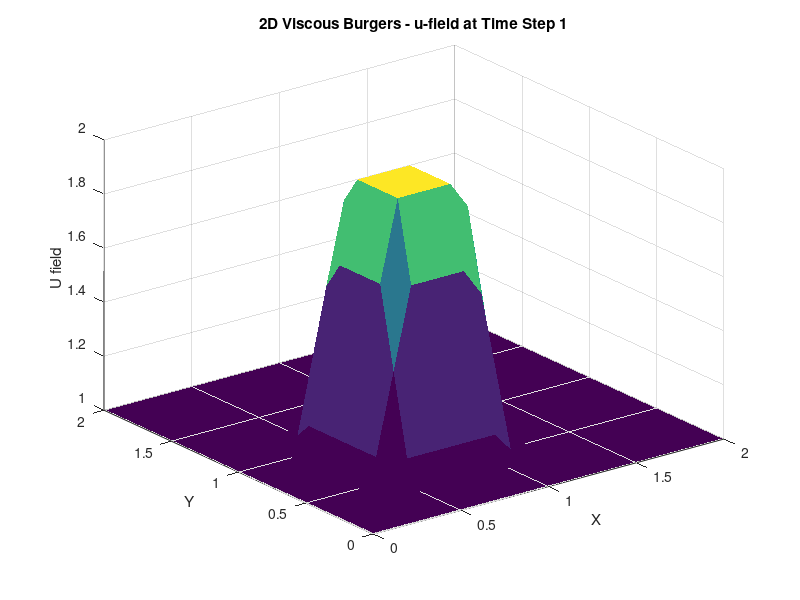
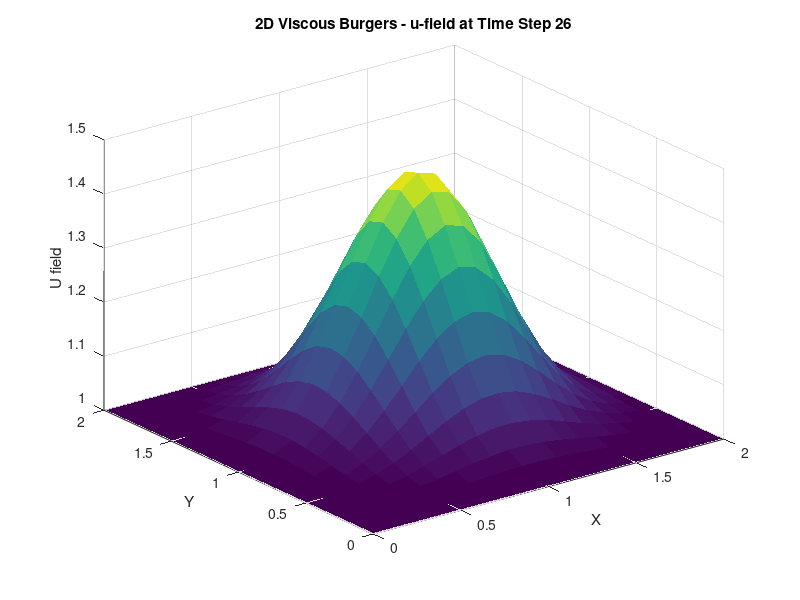
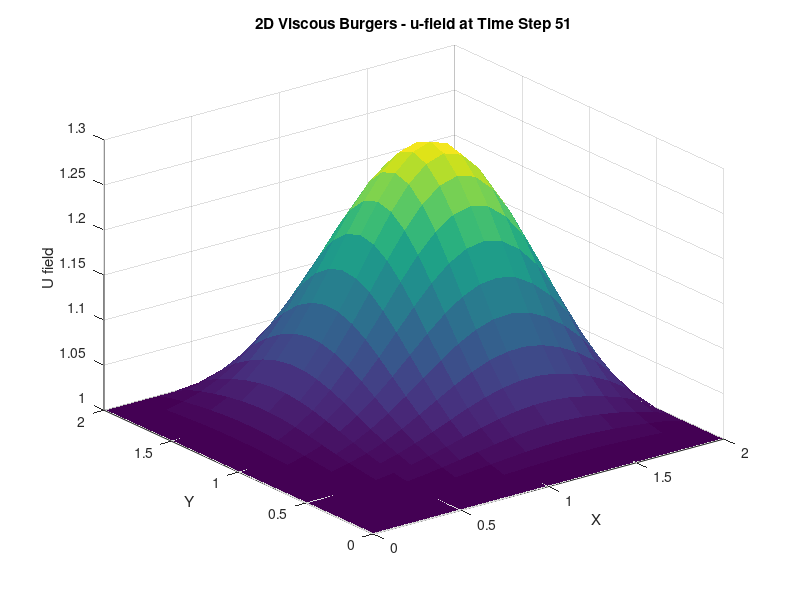

Source code (MATLAB) for these figures, in order:
clc;
close all;
clear;

vis = 0.1;
xmax = 2;
ymax = 2;
nx = 21;
ny = 21;
nt = 51;
tmax = 0.5;

dx = xmax / (nx - 1);
dy = ymax / (ny - 1);
dt = tmax / (nt - 1);

x = linspace(0, xmax, nx);
y = linspace(0, ymax, ny);
u = ones(ny, nx);
v = ones(ny, nx);

%init conditions
for i = 1:nx
    for j = 1:ny
        if x(i) >= 0.5 && x(i) <= 1 && y(j) >= 0.5 && y(j) <= 1
            u(j, i) = 2;
            v(j, i) = 2;
        else
            u(j, i) = 1;
            v(j, i) = 1;
        end
    end
end

times_to_plot = [1, round(0.25 / dt) + 1, nt]; % t=0, t=0.25, t=0.5

for n = 1:nt
    un = u;
    vn = v;
    for i = 2:nx-1
        for j = 2:ny-1
            u(j, i) = un(j, i) - un(j, i) * (dt/dx) * (un(j, i) - un(j, i-1)) - un(j, i) * (dt/dy) * (un(j, i) - un(j-1, i)) ...
                      + vis * (dt/dx^2) * (un(j, i+1) - 2*un(j, i) + un(j, i-1)) + vis * (dt/dy^2) * (un(j+1, i) - 2*un(j, i) + un(j-1, i));
        end
    end

    %ENFORCEBOUNDARY CONDITIONS
    u(:, 1) = 1; u(:, end) = 1; u(1, :) = 1; u(end, :) = 1;

    if ismember(n, times_to_plot)
        figure;
        surf(x, y, u', 'EdgeColor', 'none');
        title(sprintf('2D Viscous Burgers - u-field at Time Step %d', n));
        xlabel('X');
        ylabel('Y');
        zlabel('U field');
        drawnow;
    end
end
